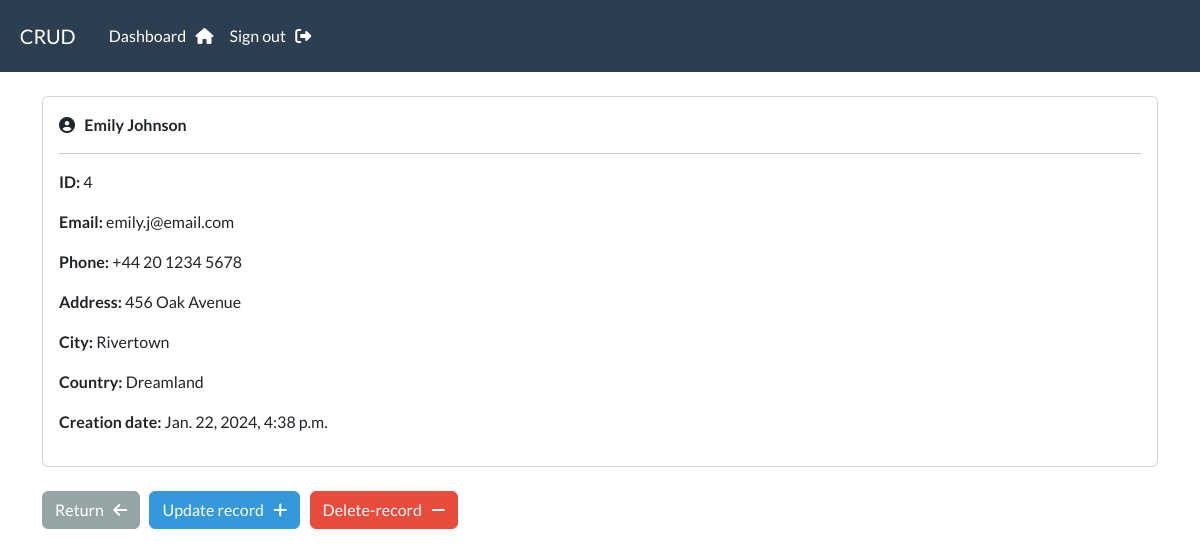
The app's page /record/4 (signed in) with its own data.
### webapp/models.py (models this page shows, shortened)
class Record(models.Model):
    creation_date = models.DateTimeField(auto_now_add=True)
    first_name = models.CharField(max_length=100)
    last_name = models.CharField(max_length=100)
    email = models.CharField(max_length=250)
    phone = models.CharField(max_length=20)
    address = models.CharField(max_length=300)
    city = models.CharField(max_length=250)
    province = models.CharField(max_length=220)
    country = models.CharField(max_length=125)

### webapp/views.py (the view)
# urls.py: path('record/<int:pk>',views.singular_record, name="record"),
@login_required(login_url="my-login")
def singular_record(request, pk):
    all_records = Record.objects.get(id=pk)
    context = {'record':all_records}
    return render(request, 'webapp/view-record.html', context=context)

### webapp/templates/webapp/view-record.html (shortened to what this page needs)
{% extends "webapp/base.html" %}
{% block content %}
 <div class="card">
    <div class="card-body">
        <i class="fa-solid fa-circle-user"></i> &nbsp;
        <strong>{{record.first_name}} {{record.last_name}}</strong> <hr>
        <p><strong>ID:</strong> {{record.id}}</p>
        <p><strong>Email:</strong> {{record.email}}</p>
        <p><strong>Phone:</strong> {{record.phone}}</p>
        <p><strong>Address:</strong> {{record.address}}</p>
        <p><strong>City:</strong> {{record.city}}</p>
        <p><strong>Country:</strong> {{record.country}}</p>
        <p><strong>Creation date:</strong> {{record.creation_date}}</p>
    </div>
 </div>
 <br>
 <a href="{%url 'dashboard'%}" class="btn btn-secondary"> Return &nbsp; <i class="fa-solid fa-arrow-left"></i></a>
 <a href="{%url 'update-record' record.id%}" class="btn btn-info"> Update record &nbsp; <i class="fa-solid fa-plus"></i></a>
 <a href="{%url 'delete-record' record.id%}" class="btn btn-danger"> Delete-record &nbsp; <i class="fa-solid fa-minus"></i></a>
{% endblock content %}

### records on screen
Record: first_name "Emily", last_name "Johnson", id "4", email "emily.j@email.com", phone "+44 20 1234 5678", address "456 Oak Avenue", city "Rivertown", country "Dreamland", creation_date "Jan. 22, 2024, 4:38 p.m."
